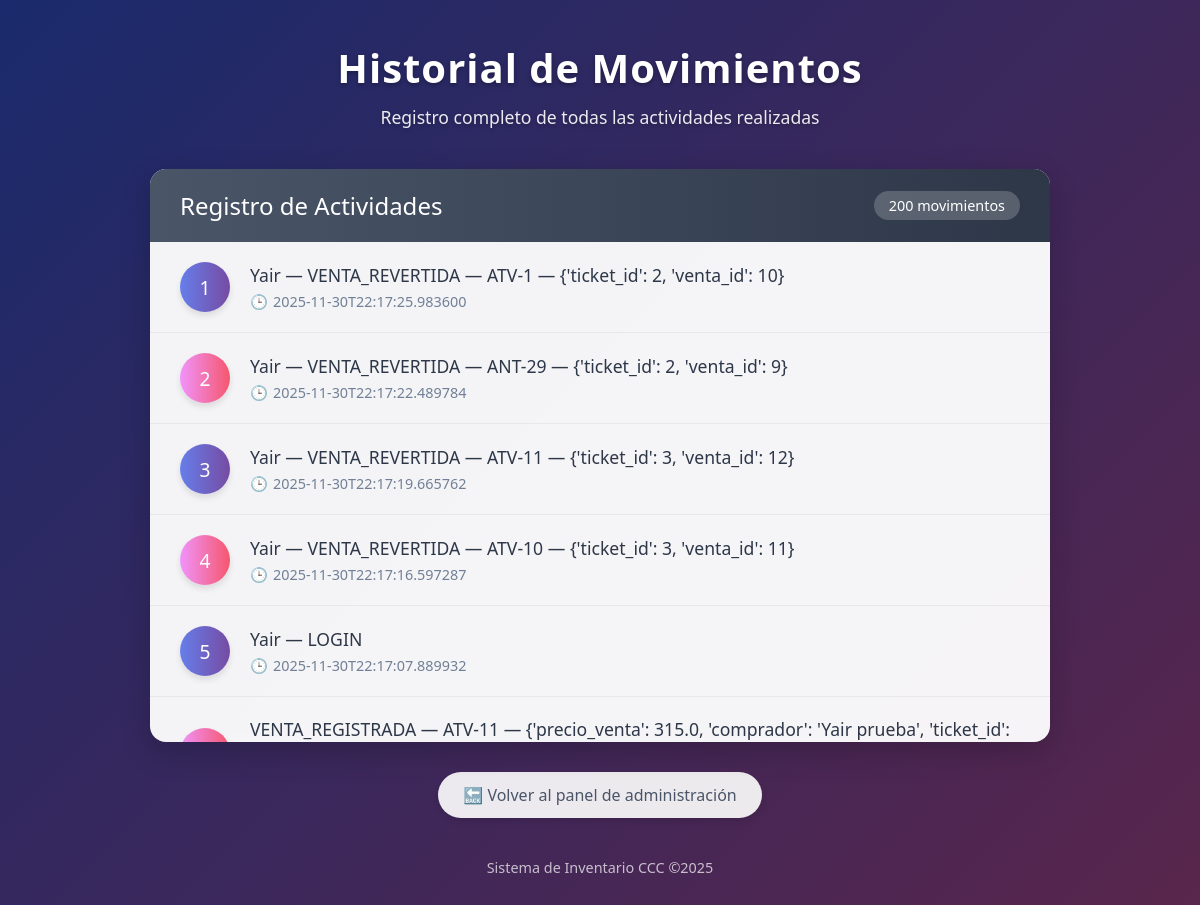
The page /historial on the database its author committed.
### tables this page shows
CREATE TABLE movimientos (
            id INTEGER PRIMARY KEY AUTOINCREMENT,
            usuario TEXT,
            accion TEXT,
            rowid_producto INTEGER,
            sku TEXT,
            detalles TEXT,
            cuando TEXT
        );

### app.py (the view)
@app.route("/historial")
def historial():
    try:
        conn = sqlite3.connect(DB_PATH)
        cur = conn.cursor()
        cur.execute("SELECT usuario, accion, sku, detalles, cuando FROM movimientos ORDER BY id DESC LIMIT 200")
        rows = cur.fetchall()
        conn.close()
        historial = []
        for r in rows:
            usuario, accion, sku, detalles_json, cuando = r
            try:
                detalles = json.loads(detalles_json) if detalles_json else None
            except Exception:
                detalles = detalles_json
            parts = []
            if usuario:
                parts.append(usuario)
            if accion:
                parts.append(accion)
            if sku:
                parts.append(str(sku))
            if detalles:
                parts.append(str(detalles))
            evento = ' — '.join(parts) if parts else accion or 'Movimiento'
            historial.append({"evento": evento, "cuando": cuando})
    except Exception:
        historial = [
            {"evento": "Entrada 15 unidades - Laptop Dell XPS 13", "cuando": "Hace 2 horas"},
            {"evento": "Salida 5 unidades - Monitor Samsung 24\"", "cuando": "Hace 4 horas"},
        ]
    return render_template("historial.html", historial=historial)

### templates/historial.html (shortened to what this page needs)
<!DOCTYPE html>
<html lang="es">
<head>
</head>
<body>
    <div class="container">
        <header>
            <h1>Historial de Movimientos</h1>
            <p class="subtitle">Registro completo de todas las actividades realizadas</p>
        </header>
        <div class="history-container">
            <div class="history-header">
                <div class="history-title">Registro de Actividades</div>
                <div class="history-count">{{ historial|length }} movimientos</div>
            </div>
            <ul class="history-list">
                {% for h in historial %}
                <li class="history-item">
                    <div class="history-icon">
                        {{ loop.index }}
                    </div>
                    <div class="history-content">
                        <div class="history-event">{{ h.evento }}</div>
                        <div class="history-time">{{ h.cuando }}</div>
                    </div>
                </li>
                {% else %}
                <li class="empty-history">
                    No hay movimientos registrados en el historial.
                </li>
                {% endfor %}
            </ul>
        </div>
        <div style="text-align: center;">
            <a href="{{ url_for('admin') }}" class="back-button">🔙 Volver al panel de administración</a>
        </div>
        <div class="footer">
            Sistema de Inventario CCC &copy;2025
        </div>
    </div>
</body>
</html>

### templates/historial.html (style rules this page uses)
* { margin: 0; padding: 0; box-sizing: border-box; font-family: 'Segoe UI', Tahoma, Geneva, Verdana, sans-serif; }
body { background: linear-gradient(135deg, #1a2a6c, #b21f1f, #fdbb2d); min-height: 100vh; padding: 40px 20px; color: #333; }
.container { max-width: 900px; margin: 0 auto; }
header { text-align: center; margin-bottom: 40px; color: white; text-shadow: 0 2px 4px rgba(0, 0, 0, 0.3); }
h1 { font-size: 2.5rem; margin-bottom: 10px; font-weight: 600; letter-spacing: 1px; }
.subtitle { font-size: 1.1rem; opacity: 0.9; font-weight: 300; }
.history-container { background: rgba(255, 255, 255, 0.95); border-radius: 16px; box-shadow: 0 10px 30px rgba(0, 0, 0, 0.2); overflow: hidden; backdrop-filter: blur(10px); }
.history-header { background: linear-gradient(to right, #4a5568, #2d3748); color: white; padding: 20px 30px; display: flex; justify-content: space-between; align-items: center; }
.history-title { font-size: 1.5rem; font-weight: 500; }
.history-count { background: rgba(255, 255, 255, 0.2); padding: 5px 15px; border-radius: 20px; font-size: 0.9rem; }
.history-list { list-style: none; max-height: 500px; overflow-y: auto; padding: 0; }
.history-item { padding: 20px 30px; border-bottom: 1px solid rgba(0, 0, 0, 0.05); display: flex; align-items: center; transition: all 0.3s ease; position: relative; }
.history-icon { width: 50px; height: 50px; border-radius: 50%; display: flex; align-items: center; justify-content: center; margin-right: 20px; flex-shrink: 0; font-size: 1.2rem; box-shadow: 0 4px 6px rgba(0, 0, 0, 0.1); }
.history-content { flex-grow: 1; }
.history-event { font-weight: 500; margin-bottom: 5px; color: #2d3748; font-size: 1.1rem; }
.history-time { color: #718096; font-size: 0.9rem; display: flex; align-items: center; }
.history-time::before { content: "🕒"; margin-right: 5px; }
.back-button { display: inline-flex; align-items: center; background: rgba(255, 255, 255, 0.9); color: #4a5568; padding: 12px 25px; border-radius: 30px; text-decoration: none; font-weight: 500; margin-top: 30px; transition: all 0.3s ease; box-shadow: 0 4px 6px rgba(0, 0, 0, 0.1); }
.footer { text-align: center; margin-top: 40px; color: rgba(255, 255, 255, 0.7); font-size: 0.9rem; }
.history-item:nth-child(odd) .history-icon { background: linear-gradient(to right, #667eea, #764ba2); color: white; }
.history-item:nth-child(even) .history-icon { background: linear-gradient(to right, #f093fb, #f5576c); color: white; }

### rows shown on the page
movimientos: evento "Yair — VENTA_REVERTIDA — ATV-1 — {'ticket_id': 2, 'venta_id': 10}", cuando "2025-11-30T22:17:25.983600"
movimientos: evento "Yair — VENTA_REVERTIDA — ANT-29 — {'ticket_id': 2, 'venta_id': 9}", cuando "2025-11-30T22:17:22.489784"
movimientos: evento "Yair — VENTA_REVERTIDA — ATV-11 — {'ticket_id': 3, 'venta_id': 12}", cuando "2025-11-30T22:17:19.665762"
movimientos: evento "Yair — VENTA_REVERTIDA — ATV-10 — {'ticket_id': 3, 'venta_id': 11}", cuando "2025-11-30T22:17:16.597287"
movimientos: evento "Yair — LOGIN", cuando "2025-11-30T22:17:07.889932"
movimientos: evento "VENTA_REGISTRADA — ATV-11 — {'precio_venta': 315.0, 'comprador': 'Yair prueba', 'ticket_id':…"

### other values the page prints
{{ historial|length }} "200"
